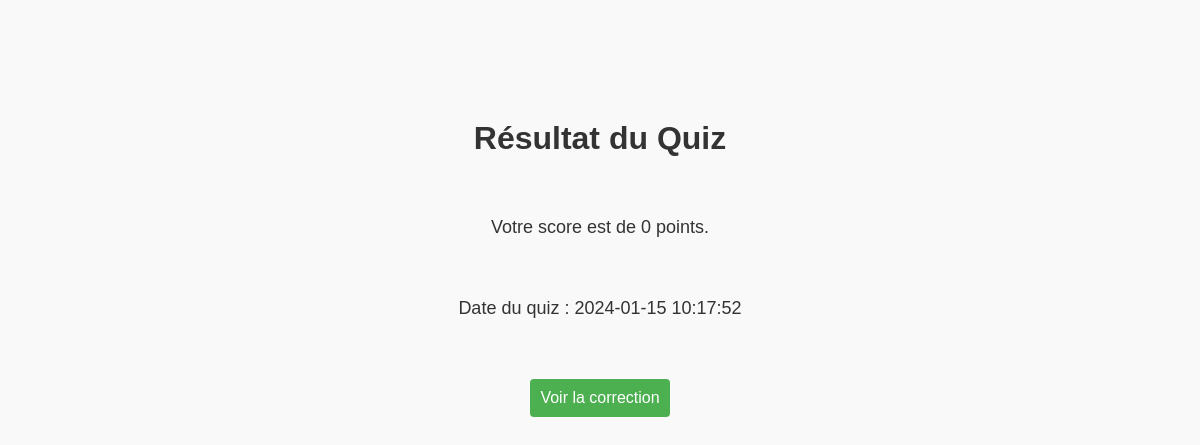
The app's page /resultat_quiz.php, older data.
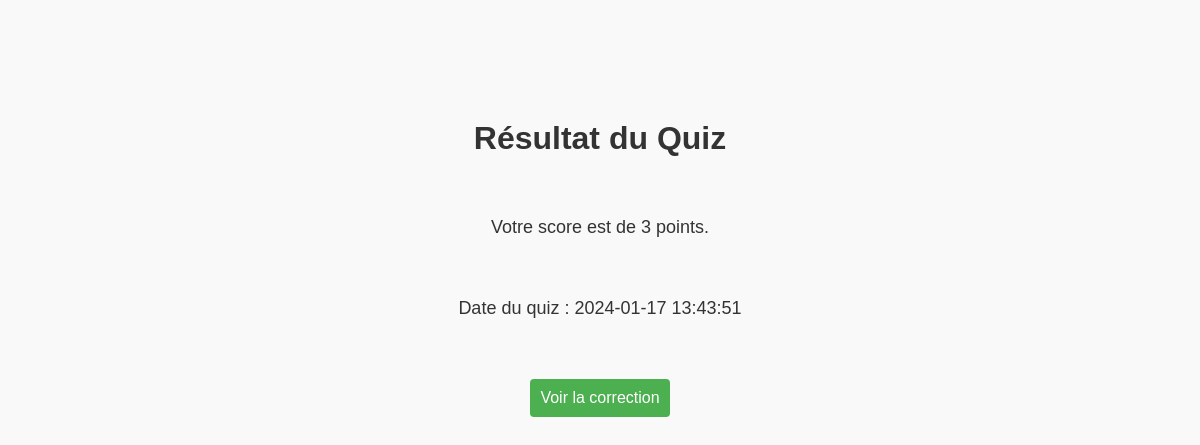
The same page, newer data.
### tables this page shows
CREATE TABLE scores (
        id INTEGER PRIMARY KEY,
        participant_id INTEGER,
        score INTEGER,
        time INTEGER,
        FOREIGN KEY (participant_id) REFERENCES participants(idP));

### resultat_quiz.php (the view, shortened to what this page needs)
<!DOCTYPE html>
<html lang="fr">
<head>
    <link rel="stylesheet" type="text/css" href="css/resultat.css">
</head>
<body>
    <h1>Résultat du Quiz</h1>
    <?php
    require 'database.php';
    try {
        $result = $file_db->query("SELECT * FROM scores ORDER BY id DESC LIMIT 1")->fetch(PDO::FETCH_ASSOC);
        if ($result) {
            echo '<p>Votre score est de ' . $result['score'] . ' points.</p>';
            echo '<p>Date du quiz : ' . date('Y-m-d H:i:s', $result['time']) . '</p>';
            echo '<a href="correction.php"><button>Voir la correction</button></a>';
        } else {
            echo '<p>Aucun score disponible.</p>';
        }
    } catch (PDOException $ex) {
        echo $ex->getMessage();
    }
    ?>
</body>
</html>

Row changes from the older to the newer data that the page shows:
removed scores: score "0", time "2024-01-15 10:17:52"
now on this page (row edited): scores: score "3", time "2024-01-17 13:43:51"
